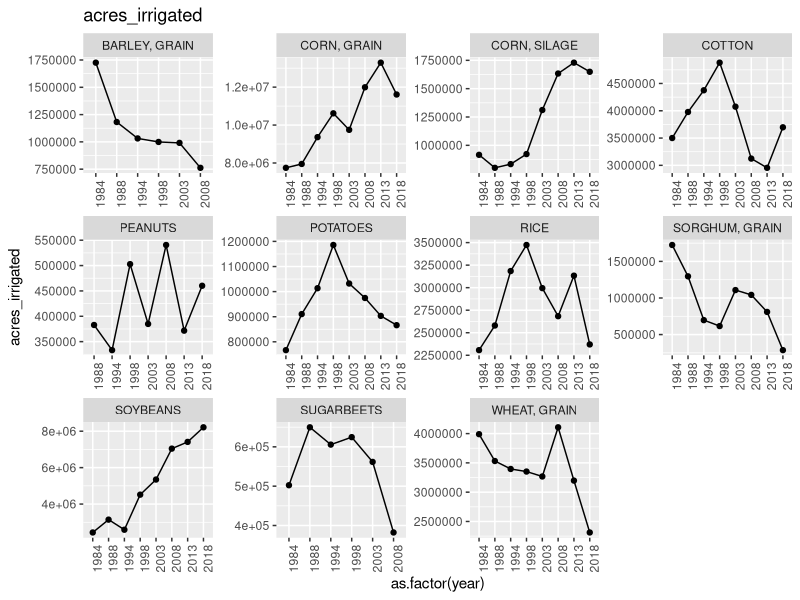
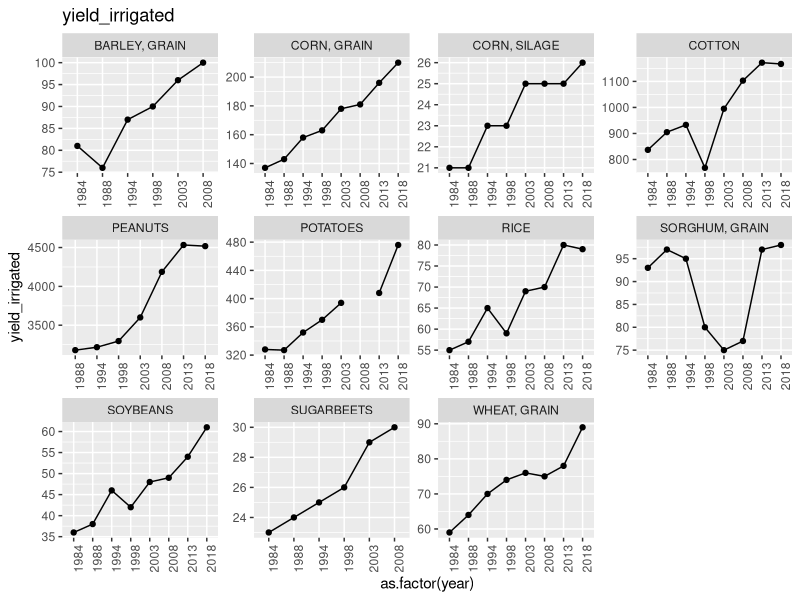
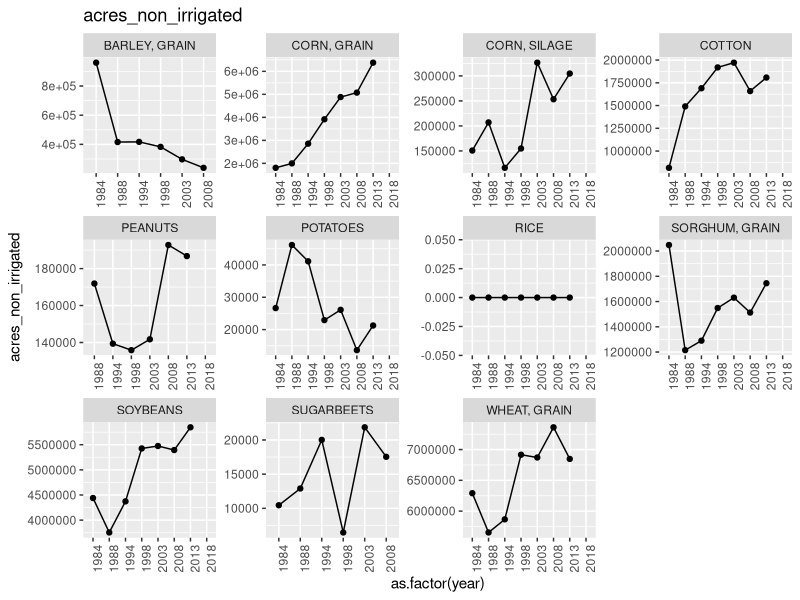
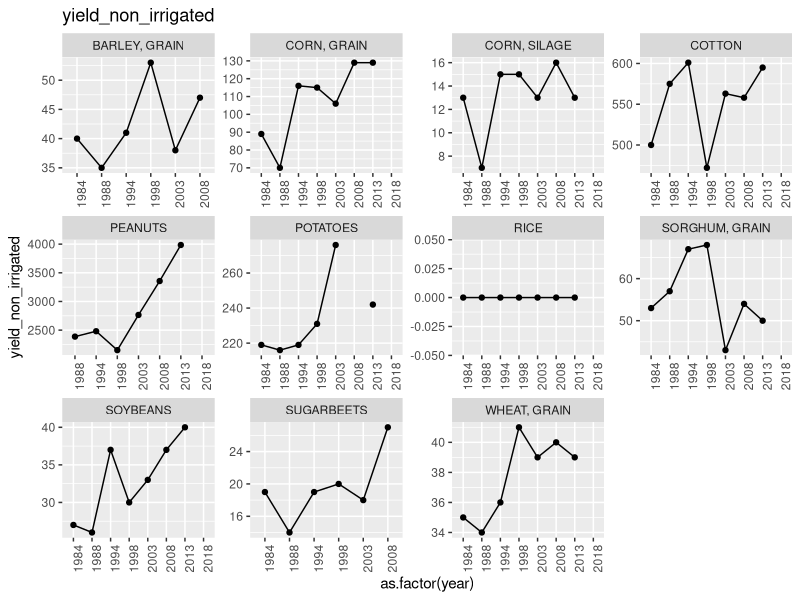
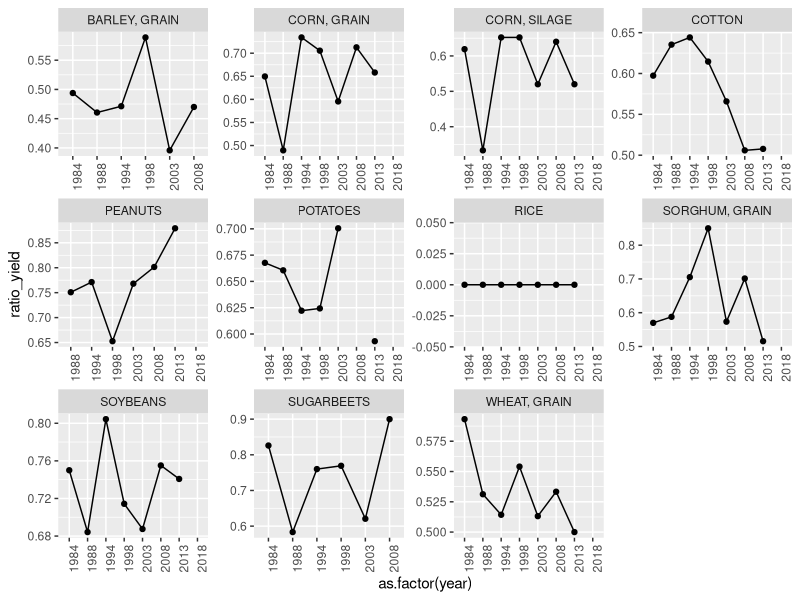
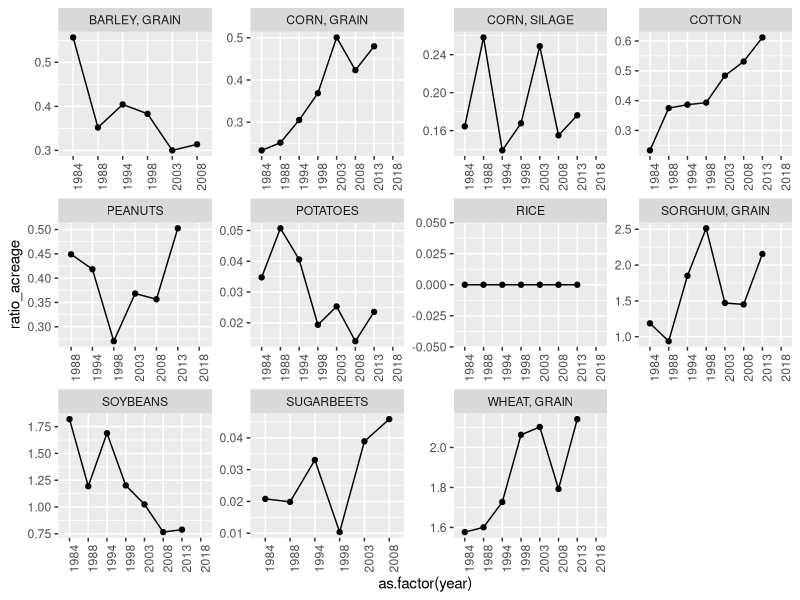
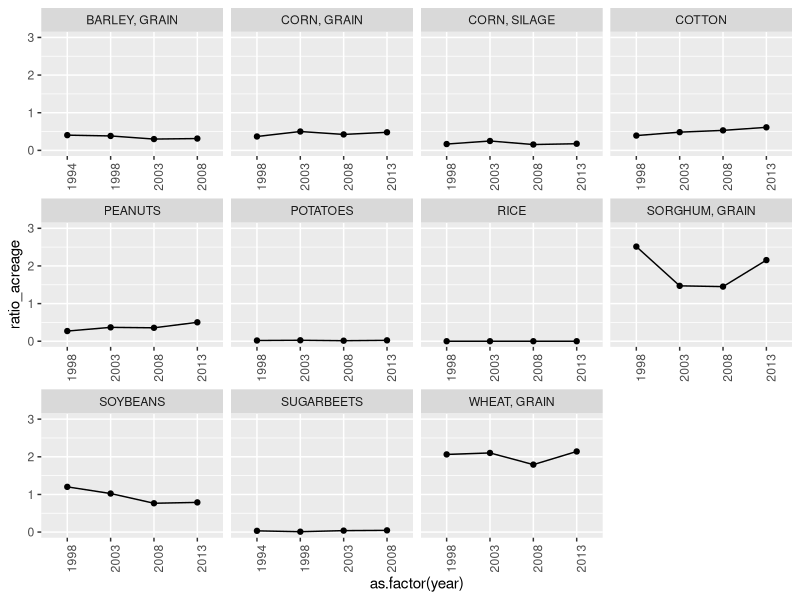
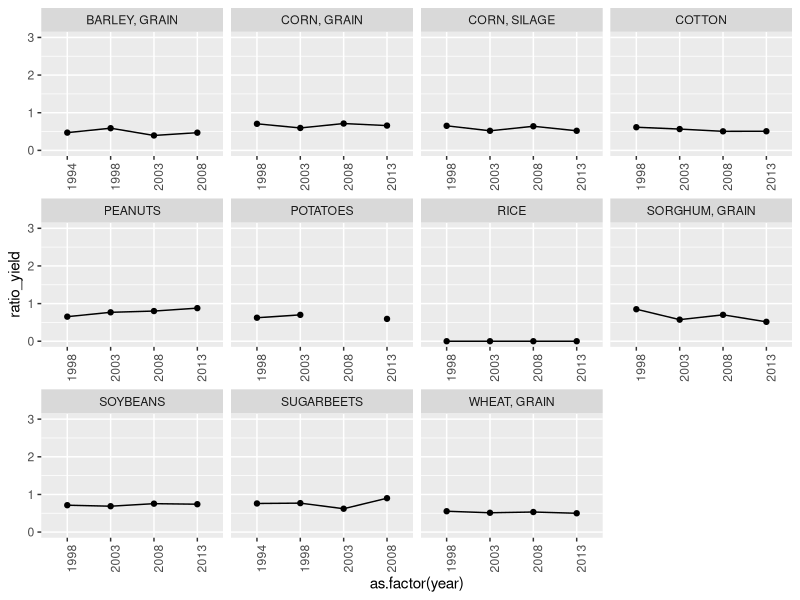

R code for these plots, in order:
# Packages
library(tidyverse)

#======================================
# Purpose: Figure out how to do imputation of data for 2018 for missing non-irrigated yield and acreage
#======================================

# Import raw data

fris <- read_csv("fris_irrigation.csv")

# Plot data points

vars_to_plot <- c("acres_irrigated", "yield_irrigated", "acres_non_irrigated", "yield_non_irrigated")

for (i in 1:length(vars_to_plot)) {
  graph <- ggplot(fris, aes(x = as.factor(year), y = get(vars_to_plot[i]))) +
    geom_line(aes(group = crop)) +
    geom_point() +
    labs(y = paste(vars_to_plot[i]), title = paste(vars_to_plot[i])) +
    facet_wrap(~ crop, scales = "free") +
    theme(axis.text.x = element_text(angle = 90))
  
  print(graph)
}

# Calculate ratios for yield and acreage (non-irrigated / irrigated)

ratio_test <- fris %>% 
  mutate(ratio_yield = yield_non_irrigated/yield_irrigated,
         ratio_acreage = acres_non_irrigated/acres_irrigated)

# Plot ratios

ggplot(ratio_test, aes(x = as.factor(year), y = ratio_yield)) +
  geom_line(aes(group = crop)) +
  geom_point() +
  facet_wrap(~ crop, scales = "free") +
  theme(axis.text.x = element_text(angle = 90))

ggplot(ratio_test, aes(x = as.factor(year), y = ratio_acreage)) +
  geom_line(aes(group = crop)) +
  geom_point() +
  facet_wrap(~ crop, scales = "free") +
  theme(axis.text.x = element_text(angle = 90))

# Keeping last four data points for each crop (years vary)

ratio_last_four_samplings <- ratio_test %>% 
  filter(year != 2018) %>% # 2018 is the sampling without non-irrigated data
  arrange(crop, year) %>% 
  group_by(crop) %>% 
  slice(tail(row_number(), 4))

# Plotting the last four data points for ratios

ggplot(ratio_last_four_samplings, aes(x = as.factor(year), y = ratio_acreage)) +
  geom_line(aes(group = crop)) +
  geom_point() +
  ylim(0,3) +
  facet_wrap(~ crop, scales = "free_x") +
  theme(axis.text.x = element_text(angle = 90))

ggplot(ratio_last_four_samplings, aes(x = as.factor(year), y = ratio_yield)) +
  geom_line(aes(group = crop)) +
  geom_point() +
  ylim(0,3) +
  facet_wrap(~ crop, scales = "free_x") +
  theme(axis.text.x = element_text(angle = 90))

# Calculating average yield and acreage (non-irrigated / irrigated) for the last four sampling events by crop

ratio_avgs <- ratio_last_four_samplings %>% 
  group_by(crop) %>% 
  summarize(avg_yield_ratio = mean(ratio_yield, na.rm = T),
            avg_acreage_ratio = mean(ratio_acreage, na.rm = T))

# These ratios are then appended to 2018 FRIS data by crop and multiplied by the irrigated yield and acreage to fill in the data for non-irrigated yield and acreage